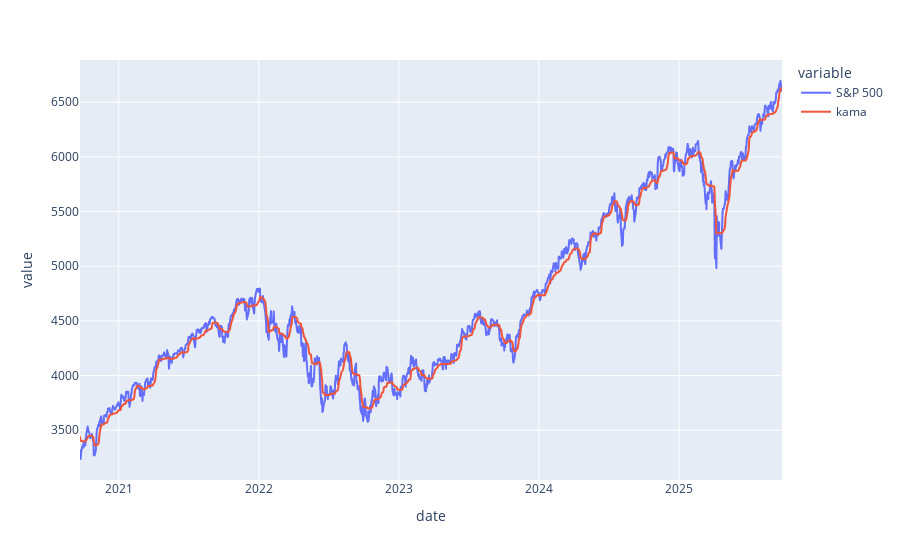

Here is the notebook cell this chart was saved with:
### Code cell
px.line(pd.concat([sp500_prices, sp500_kama[0]], axis=1).tail(252*5))

### Figure 1 — Plotly figure (JSON) as saved in the notebook; plotly's stock layout.template omitted (floating-point values rounded to 4 significant figures; data arrays with more than 128 entries replaced by an {"elided": "..."} marker saying what was removed)
{"data": [{"hovertemplate": "variable=S&P 500<br>date=%{x}<br>value=%{y}<extra></extra>", "legendgroup": "S&P 500", "line": {"color": "#636efa", "dash": "solid"}, "marker": {"symbol": "circle"}, "mode": "lines", "name": "S&P 500", "showlegend": true, "type": "scattergl", "x": {"elided": "1260 str values"}, "xaxis": "x", "y": {"elided": "1260 float values"}, "yaxis": "y"}, {"hovertemplate": "variable=kama<br>date=%{x}<br>value=%{y}<extra></extra>", "legendgroup": "kama", "line": {"color": "#EF553B", "dash": "solid"}, "marker": {"symbol": "circle"}, "mode": "lines", "name": "kama", "showlegend": true, "type": "scattergl", "x": {"elided": "1260 str values"}, "xaxis": "x", "y": {"elided": "1260 float values"}, "yaxis": "y"}], "layout": {"legend": {"title": {"text": "variable"}, "tracegroupgap": 0}, "margin": {"t": 60}, "xaxis": {"anchor": "y", "domain": [0, 1], "title": {"text": "date"}}, "yaxis": {"anchor": "x", "domain": [0, 1], "title": {"text": "value"}}}}
